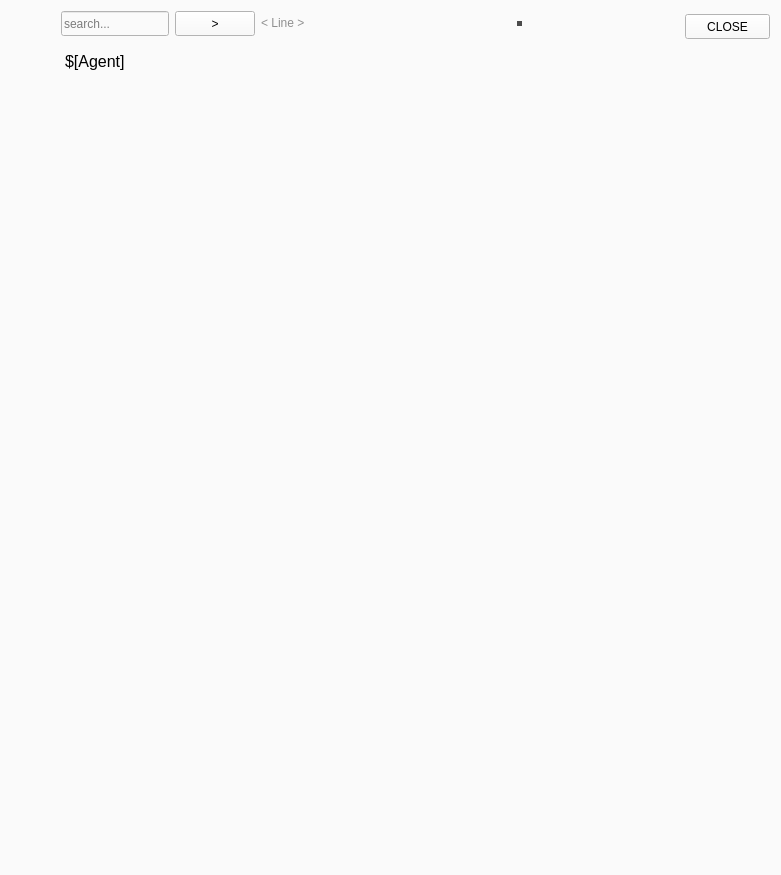
<?xml version="1.0" encoding="UTF-8"?>
<ui version="4.0">
 <class>Dialog</class>
 <widget class="QWidget" name="Dialog">
  <property name="windowModality">
   <enum>Qt::WindowModal</enum>
  </property>
  <property name="geometry">
   <rect>
    <x>0</x>
    <y>0</y>
    <width>781</width>
    <height>875</height>
   </rect>
  </property>
  <property name="sizePolicy">
   <sizepolicy hsizetype="Expanding" vsizetype="Expanding">
    <horstretch>0</horstretch>
    <verstretch>0</verstretch>
   </sizepolicy>
  </property>
  <property name="minimumSize">
   <size>
    <width>200</width>
    <height>100</height>
   </size>
  </property>
  <property name="maximumSize">
   <size>
    <width>1620</width>
    <height>2000</height>
   </size>
  </property>
  <property name="acceptDrops">
   <bool>true</bool>
  </property>
  <property name="windowTitle">
   <string>Edit Agent</string>
  </property>
  <property name="styleSheet">
   <string notr="true">background-color: rgb(250, 250,250);</string>
  </property>
  <layout class="QGridLayout" name="gridLayout">
   <item row="1" column="5" colspan="3">
    <widget class="QPlainTextEdit" name="textEdit2">
     <property name="enabled">
      <bool>true</bool>
     </property>
     <property name="sizePolicy">
      <sizepolicy hsizetype="Fixed" vsizetype="Fixed">
       <horstretch>0</horstretch>
       <verstretch>0</verstretch>
      </sizepolicy>
     </property>
     <property name="minimumSize">
      <size>
       <width>5</width>
       <height>5</height>
      </size>
     </property>
     <property name="maximumSize">
      <size>
       <width>5</width>
       <height>5</height>
      </size>
     </property>
     <property name="font">
      <font>
       <family>Segoe MDL2 Assets</family>
       <pointsize>9</pointsize>
      </font>
     </property>
     <property name="styleSheet">
      <string notr="true">background-color: rgb(75, 75, 75);
color: rgb(181, 181, 181);
border-radius:15px;</string>
     </property>
     <property name="frameShadow">
      <enum>QFrame::Raised</enum>
     </property>
     <property name="verticalScrollBarPolicy">
      <enum>Qt::ScrollBarAsNeeded</enum>
     </property>
     <property name="horizontalScrollBarPolicy">
      <enum>Qt::ScrollBarAsNeeded</enum>
     </property>
     <property name="lineWrapMode">
      <enum>QPlainTextEdit::NoWrap</enum>
     </property>
     <property name="plainText">
      <string/>
     </property>
     <property name="tabStopWidth">
      <number>30</number>
     </property>
    </widget>
   </item>
   <item row="1" column="3">
    <widget class="QPushButton" name="nextButton">
     <property name="sizePolicy">
      <sizepolicy hsizetype="Fixed" vsizetype="Fixed">
       <horstretch>0</horstretch>
       <verstretch>0</verstretch>
      </sizepolicy>
     </property>
     <property name="minimumSize">
      <size>
       <width>30</width>
       <height>25</height>
      </size>
     </property>
     <property name="text">
      <string>&gt;</string>
     </property>
     <property name="autoDefault">
      <bool>true</bool>
     </property>
    </widget>
   </item>
   <item row="1" column="2">
    <widget class="QLineEdit" name="searchEdit">
     <property name="sizePolicy">
      <sizepolicy hsizetype="Fixed" vsizetype="Fixed">
       <horstretch>0</horstretch>
       <verstretch>0</verstretch>
      </sizepolicy>
     </property>
     <property name="minimumSize">
      <size>
       <width>30</width>
       <height>25</height>
      </size>
     </property>
     <property name="styleSheet">
      <string notr="true"/>
     </property>
     <property name="placeholderText">
      <string>search...</string>
     </property>
    </widget>
   </item>
   <item row="3" column="2" colspan="9">
    <widget class="QPlainTextEdit" name="textEdit">
     <property name="sizePolicy">
      <sizepolicy hsizetype="Expanding" vsizetype="Expanding">
       <horstretch>0</horstretch>
       <verstretch>0</verstretch>
      </sizepolicy>
     </property>
     <property name="minimumSize">
      <size>
       <width>400</width>
       <height>40</height>
      </size>
     </property>
     <property name="font">
      <font>
       <family>MS Shell Dlg 2</family>
       <pointsize>12</pointsize>
      </font>
     </property>
     <property name="styleSheet">
      <string notr="true">border-radius:10px;
</string>
     </property>
     <property name="locale">
      <locale language="English" country="UnitedStates"/>
     </property>
     <property name="lineWrapMode">
      <enum>QPlainTextEdit::NoWrap</enum>
     </property>
     <property name="plainText">
      <string>$[Agent]</string>
     </property>
     <property name="tabStopWidth">
      <number>30</number>
     </property>
     <property name="placeholderText">
      <string>Insert code here...</string>
     </property>
    </widget>
   </item>
   <item row="1" column="0">
    <spacer name="horizontalSpacer_2">
     <property name="orientation">
      <enum>Qt::Horizontal</enum>
     </property>
     <property name="sizeType">
      <enum>QSizePolicy::Fixed</enum>
     </property>
     <property name="sizeHint" stdset="0">
      <size>
       <width>50</width>
       <height>20</height>
      </size>
     </property>
    </spacer>
   </item>
   <item row="1" column="10" rowspan="2">
    <widget class="QPushButton" name="closeButton">
     <property name="sizePolicy">
      <sizepolicy hsizetype="Fixed" vsizetype="Fixed">
       <horstretch>0</horstretch>
       <verstretch>0</verstretch>
      </sizepolicy>
     </property>
     <property name="minimumSize">
      <size>
       <width>85</width>
       <height>25</height>
      </size>
     </property>
     <property name="text">
      <string>CLOSE</string>
     </property>
    </widget>
   </item>
   <item row="1" column="4">
    <widget class="QLabel" name="lineLabel">
     <property name="sizePolicy">
      <sizepolicy hsizetype="Fixed" vsizetype="Fixed">
       <horstretch>0</horstretch>
       <verstretch>0</verstretch>
      </sizepolicy>
     </property>
     <property name="minimumSize">
      <size>
       <width>250</width>
       <height>0</height>
      </size>
     </property>
     <property name="styleSheet">
      <string notr="true">color: rgb(143, 143, 143);</string>
     </property>
     <property name="text">
      <string>   &lt; Line &gt;</string>
     </property>
    </widget>
   </item>
  </layout>
 </widget>
 <tabstops>
  <tabstop>searchEdit</tabstop>
  <tabstop>nextButton</tabstop>
  <tabstop>textEdit2</tabstop>
  <tabstop>closeButton</tabstop>
  <tabstop>textEdit</tabstop>
 </tabstops>
 <resources/>
 <connections/>
</ui>
